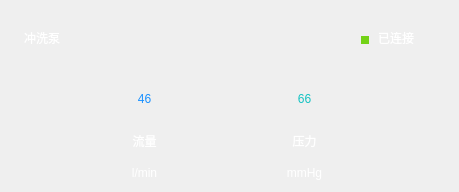
    <widget class="QWidget" name="page_ValuePurge">
     <property name="styleSheet">
      <string notr="true"/>
     </property>
     <widget class="QLabel" name="label_23">
      <property name="geometry">
       <rect>
        <x>260</x>
        <y>163</y>
        <width>89</width>
        <height>20</height>
       </rect>
      </property>
      <property name="styleSheet">
       <string notr="true">color: rgb(255, 255, 255);
font: 14pt &quot;Ubuntu&quot;;</string>
      </property>
      <property name="text">
       <string>mmHg</string>
      </property>
      <property name="alignment">
       <set>Qt::AlignCenter</set>
      </property>
     </widget>
     <widget class="QLabel" name="label_Connect_2">
      <property name="geometry">
       <rect>
        <x>378</x>
        <y>27</y>
        <width>72</width>
        <height>22</height>
       </rect>
      </property>
      <property name="styleSheet">
       <string notr="true">color: rgb(255, 255, 255);
font: 16pt &quot;Ubuntu&quot;;</string>
      </property>
      <property name="text">
       <string>已连接</string>
      </property>
     </widget>
     <widget class="QLabel" name="label_25">
      <property name="geometry">
       <rect>
        <x>422</x>
        <y>94</y>
        <width>10</width>
        <height>10</height>
       </rect>
      </property>
      <property name="styleSheet">
       <string notr="true">background-image: url(:/Image/ic-下拉.png);</string>
      </property>
      <property name="text">
       <string/>
      </property>
     </widget>
     <widget class="QLabel" name="label_Point_2">
      <property name="geometry">
       <rect>
        <x>361</x>
        <y>36</y>
        <width>8</width>
        <height>8</height>
       </rect>
      </property>
      <property name="styleSheet">
       <string notr="true">background-color: rgb(115, 210, 22);</string>
      </property>
      <property name="text">
       <string/>
      </property>
     </widget>
     <widget class="QLabel" name="label_26">
      <property name="geometry">
       <rect>
        <x>100</x>
        <y>131</y>
        <width>89</width>
        <height>20</height>
       </rect>
      </property>
      <property name="styleSheet">
       <string notr="true">color: rgb(255, 255, 255);
font: 14pt &quot;Ubuntu&quot;;</string>
      </property>
      <property name="text">
       <string>流量</string>
      </property>
      <property name="alignment">
       <set>Qt::AlignCenter</set>
      </property>
     </widget>
     <widget class="QLabel" name="label_28">
      <property name="geometry">
       <rect>
        <x>260</x>
        <y>131</y>
        <width>89</width>
        <height>20</height>
       </rect>
      </property>
      <property name="styleSheet">
       <string notr="true">color: rgb(255, 255, 255);
font: 14pt &quot;Ubuntu&quot;;</string>
      </property>
      <property name="text">
       <string>压力</string>
      </property>
      <property name="alignment">
       <set>Qt::AlignCenter</set>
      </property>
     </widget>
     <widget class="QLabel" name="label_29">
      <property name="geometry">
       <rect>
        <x>24</x>
        <y>24</y>
        <width>81</width>
        <height>28</height>
       </rect>
      </property>
      <property name="styleSheet">
       <string notr="true">color: rgb(255, 255, 255);
font: 20pt &quot;Ubuntu&quot;;</string>
      </property>
      <property name="text">
       <string>冲洗泵</string>
      </property>
     </widget>
     <widget class="QLabel" name="label_30">
      <property name="geometry">
       <rect>
        <x>100</x>
        <y>163</y>
        <width>89</width>
        <height>20</height>
       </rect>
      </property>
      <property name="styleSheet">
       <string notr="true">color: rgb(255, 255, 255);
font: 14pt &quot;Ubuntu&quot;;</string>
      </property>
      <property name="text">
       <string>l/min</string>
      </property>
      <property name="alignment">
       <set>Qt::AlignCenter</set>
      </property>
     </widget>
     <widget class="QLabel" name="label_Pressure_2">
      <property name="geometry">
       <rect>
        <x>260</x>
        <y>76</y>
        <width>89</width>
        <height>45</height>
       </rect>
      </property>
      <property name="styleSheet">
       <string notr="true">color: rgb(19, 194, 194);
font: 32pt &quot;Ubuntu&quot;;</string>
      </property>
      <property name="text">
       <string>66</string>
      </property>
      <property name="scaledContents">
       <bool>false</bool>
      </property>
      <property name="alignment">
       <set>Qt::AlignCenter</set>
      </property>
     </widget>
     <widget class="QLabel" name="label_Flow_2">
      <property name="geometry">
       <rect>
        <x>100</x>
        <y>76</y>
        <width>89</width>
        <height>45</height>
       </rect>
      </property>
      <property name="styleSheet">
       <string notr="true">color: rgb(24, 144, 255);
font: 32pt &quot;Ubuntu&quot;;</string>
      </property>
      <property name="text">
       <string>46</string>
      </property>
      <property name="scaledContents">
       <bool>false</bool>
      </property>
      <property name="alignment">
       <set>Qt::AlignCenter</set>
      </property>
     </widget>
    </widget>
